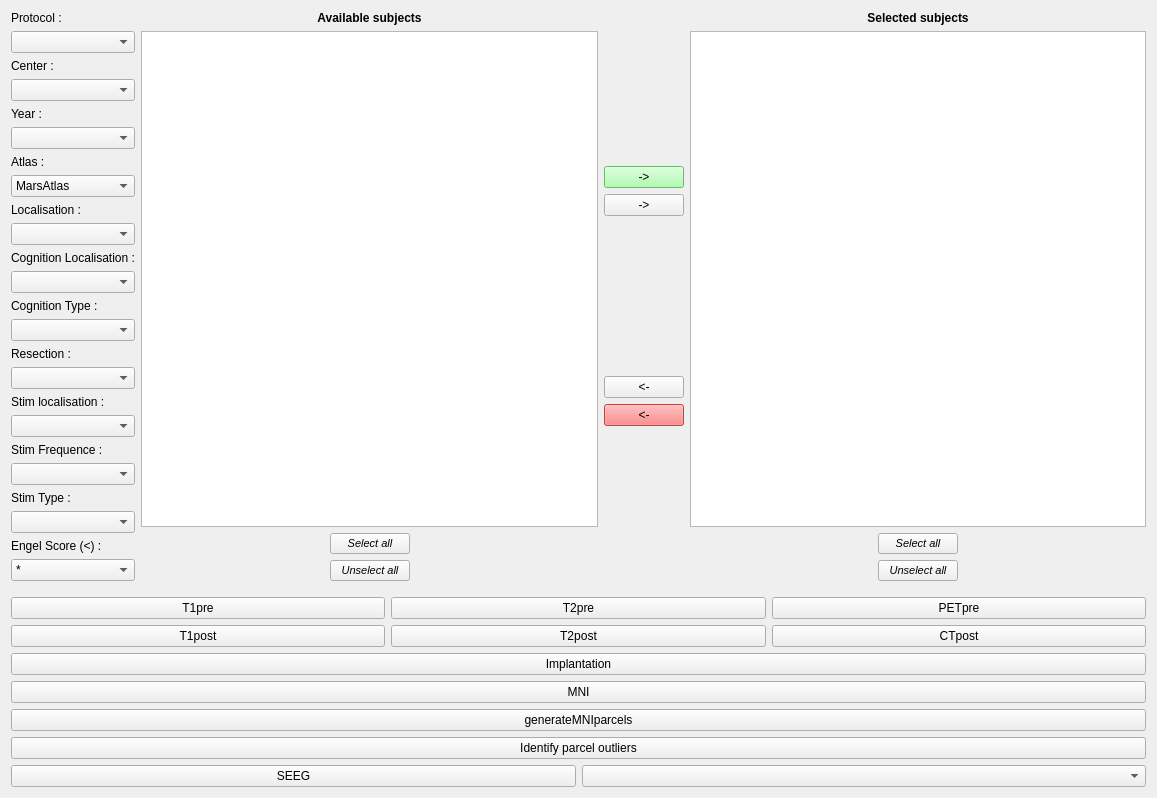
<?xml version="1.0" encoding="UTF-8"?>
<ui version="4.0">
 <class>Form</class>
 <widget class="QWidget" name="Form">
  <property name="geometry">
   <rect>
    <x>0</x>
    <y>0</y>
    <width>1157</width>
    <height>783</height>
   </rect>
  </property>
  <property name="windowTitle">
   <string>Form</string>
  </property>
  <layout class="QVBoxLayout" name="verticalLayout_6">
   <item>
    <layout class="QHBoxLayout" name="horizontalLayout_5">
     <property name="bottomMargin">
      <number>10</number>
     </property>
     <item>
      <layout class="QVBoxLayout" name="verticalLayout_2">
       <property name="sizeConstraint">
        <enum>QLayout::SetNoConstraint</enum>
       </property>
       <item>
        <widget class="QLabel" name="label_3">
         <property name="text">
          <string>Protocol :</string>
         </property>
        </widget>
       </item>
       <item>
        <widget class="QComboBox" name="filterProtocolCombo"/>
       </item>
       <item>
        <widget class="QLabel" name="label_4">
         <property name="text">
          <string>Center :</string>
         </property>
        </widget>
       </item>
       <item>
        <widget class="QComboBox" name="filterSiteCombo"/>
       </item>
       <item>
        <widget class="QLabel" name="label_5">
         <property name="text">
          <string>Year :</string>
         </property>
        </widget>
       </item>
       <item>
        <widget class="QComboBox" name="filterYearCombo"/>
       </item>
       <item>
        <widget class="QLabel" name="label_9">
         <property name="text">
          <string>Atlas :</string>
         </property>
        </widget>
       </item>
       <item>
        <widget class="QComboBox" name="FilterAtlascomboBox">
         <item>
          <property name="text">
           <string>MarsAtlas</string>
          </property>
         </item>
         <item>
          <property name="text">
           <string>Freesurfer</string>
          </property>
         </item>
         <item>
          <property name="text">
           <string>Brodmann</string>
          </property>
         </item>
        </widget>
       </item>
       <item>
        <widget class="QLabel" name="label_6">
         <property name="text">
          <string>Localisation : </string>
         </property>
        </widget>
       </item>
       <item>
        <widget class="QComboBox" name="filterLocaMarsAtlas">
         <property name="sizeAdjustPolicy">
          <enum>QComboBox::AdjustToContents</enum>
         </property>
        </widget>
       </item>
       <item>
        <widget class="QLabel" name="label_7">
         <property name="text">
          <string>Cognition Localisation :</string>
         </property>
        </widget>
       </item>
       <item>
        <widget class="QComboBox" name="filterCognitionLoca"/>
       </item>
       <item>
        <widget class="QLabel" name="label_11">
         <property name="text">
          <string>Cognition Type :</string>
         </property>
        </widget>
       </item>
       <item>
        <widget class="QComboBox" name="filterCognitionType"/>
       </item>
       <item>
        <widget class="QLabel" name="label_8">
         <property name="text">
          <string>Resection :</string>
         </property>
        </widget>
       </item>
       <item>
        <widget class="QComboBox" name="filterResection"/>
       </item>
       <item>
        <widget class="QLabel" name="label_10">
         <property name="text">
          <string>Stim localisation :</string>
         </property>
        </widget>
       </item>
       <item>
        <widget class="QComboBox" name="filterStimulationLoca"/>
       </item>
       <item>
        <widget class="QLabel" name="label_13">
         <property name="text">
          <string>Stim Frequence :</string>
         </property>
        </widget>
       </item>
       <item>
        <widget class="QComboBox" name="filterStimulationFreq"/>
       </item>
       <item>
        <widget class="QLabel" name="label_12">
         <property name="text">
          <string>Stim Type :</string>
         </property>
        </widget>
       </item>
       <item>
        <widget class="QComboBox" name="filterStimulationType"/>
       </item>
       <item>
        <widget class="QLabel" name="label_14">
         <property name="text">
          <string>Engel Score (&lt;) :</string>
         </property>
        </widget>
       </item>
       <item>
        <widget class="QComboBox" name="comboBox">
         <item>
          <property name="text">
           <string>*</string>
          </property>
         </item>
         <item>
          <property name="text">
           <string>Ia</string>
          </property>
         </item>
         <item>
          <property name="text">
           <string>Ib</string>
          </property>
         </item>
         <item>
          <property name="text">
           <string>Ic</string>
          </property>
         </item>
         <item>
          <property name="text">
           <string>Id</string>
          </property>
         </item>
         <item>
          <property name="text">
           <string>IIa</string>
          </property>
         </item>
         <item>
          <property name="text">
           <string>IIb</string>
          </property>
         </item>
         <item>
          <property name="text">
           <string>IIc</string>
          </property>
         </item>
         <item>
          <property name="text">
           <string>IId</string>
          </property>
         </item>
         <item>
          <property name="text">
           <string>IIIa</string>
          </property>
         </item>
         <item>
          <property name="text">
           <string>IIIb</string>
          </property>
         </item>
         <item>
          <property name="text">
           <string>IVa</string>
          </property>
         </item>
         <item>
          <property name="text">
           <string>IVb</string>
          </property>
         </item>
         <item>
          <property name="text">
           <string>IVd</string>
          </property>
         </item>
        </widget>
       </item>
       <item>
        <spacer name="verticalSpacer">
         <property name="orientation">
          <enum>Qt::Vertical</enum>
         </property>
         <property name="sizeHint" stdset="0">
          <size>
           <width>20</width>
           <height>40</height>
          </size>
         </property>
        </spacer>
       </item>
      </layout>
     </item>
     <item>
      <layout class="QVBoxLayout" name="verticalLayout_3">
       <item>
        <widget class="QLabel" name="label">
         <property name="sizePolicy">
          <sizepolicy hsizetype="Preferred" vsizetype="Minimum">
           <horstretch>0</horstretch>
           <verstretch>0</verstretch>
          </sizepolicy>
         </property>
         <property name="text">
          <string>&lt;html&gt;&lt;head/&gt;&lt;body&gt;&lt;p&gt;&lt;span style=&quot; font-weight:600;&quot;&gt;Available subjects&lt;/span&gt;&lt;/p&gt;&lt;/body&gt;&lt;/html&gt;</string>
         </property>
         <property name="textFormat">
          <enum>Qt::RichText</enum>
         </property>
         <property name="alignment">
          <set>Qt::AlignCenter</set>
         </property>
        </widget>
       </item>
       <item>
        <widget class="QListWidget" name="filteredPatientList">
         <property name="sizePolicy">
          <sizepolicy hsizetype="Preferred" vsizetype="Expanding">
           <horstretch>0</horstretch>
           <verstretch>0</verstretch>
          </sizepolicy>
         </property>
         <property name="selectionMode">
          <enum>QAbstractItemView::MultiSelection</enum>
         </property>
        </widget>
       </item>
       <item>
        <layout class="QHBoxLayout" name="horizontalLayout">
         <item>
          <spacer name="horizontalSpacer">
           <property name="orientation">
            <enum>Qt::Horizontal</enum>
           </property>
           <property name="sizeHint" stdset="0">
            <size>
             <width>40</width>
             <height>20</height>
            </size>
           </property>
          </spacer>
         </item>
         <item>
          <widget class="QPushButton" name="patientSelectAllButton">
           <property name="font">
            <font>
             <pointsize>8</pointsize>
             <italic>true</italic>
            </font>
           </property>
           <property name="text">
            <string>Select all</string>
           </property>
          </widget>
         </item>
         <item>
          <spacer name="horizontalSpacer_2">
           <property name="orientation">
            <enum>Qt::Horizontal</enum>
           </property>
           <property name="sizeHint" stdset="0">
            <size>
             <width>40</width>
             <height>20</height>
            </size>
           </property>
          </spacer>
         </item>
        </layout>
       </item>
       <item>
        <layout class="QHBoxLayout" name="horizontalLayout_2">
         <item>
          <spacer name="horizontalSpacer_3">
           <property name="orientation">
            <enum>Qt::Horizontal</enum>
           </property>
           <property name="sizeHint" stdset="0">
            <size>
             <width>40</width>
             <height>20</height>
            </size>
           </property>
          </spacer>
         </item>
         <item>
          <widget class="QPushButton" name="patientDeselectAllButton">
           <property name="font">
            <font>
             <pointsize>8</pointsize>
             <italic>true</italic>
            </font>
           </property>
           <property name="text">
            <string>Unselect all</string>
           </property>
          </widget>
         </item>
         <item>
          <spacer name="horizontalSpacer_4">
           <property name="orientation">
            <enum>Qt::Horizontal</enum>
           </property>
           <property name="sizeHint" stdset="0">
            <size>
             <width>40</width>
             <height>20</height>
            </size>
           </property>
          </spacer>
         </item>
        </layout>
       </item>
      </layout>
     </item>
     <item>
      <layout class="QVBoxLayout" name="verticalLayout">
       <item>
        <spacer name="verticalSpacer_2">
         <property name="orientation">
          <enum>Qt::Vertical</enum>
         </property>
         <property name="sizeHint" stdset="0">
          <size>
           <width>20</width>
           <height>40</height>
          </size>
         </property>
        </spacer>
       </item>
       <item>
        <widget class="QPushButton" name="filterAddGreenPatientButton">
         <property name="toolTip">
          <string>Add green subjects to the selection</string>
         </property>
         <property name="styleSheet">
          <string notr="true">background-color: rgb(150, 255, 150);</string>
         </property>
         <property name="text">
          <string>-&gt;</string>
         </property>
        </widget>
       </item>
       <item>
        <widget class="QPushButton" name="filterAddPatientButton">
         <property name="toolTip">
          <string>Add selected subjects to the selection</string>
         </property>
         <property name="text">
          <string>-&gt;</string>
         </property>
        </widget>
       </item>
       <item>
        <spacer name="verticalSpacer_3">
         <property name="orientation">
          <enum>Qt::Vertical</enum>
         </property>
         <property name="sizeHint" stdset="0">
          <size>
           <width>20</width>
           <height>40</height>
          </size>
         </property>
        </spacer>
       </item>
       <item>
        <widget class="QPushButton" name="filterRemovePatientButton">
         <property name="toolTip">
          <string>Remove selected subject of the selection</string>
         </property>
         <property name="text">
          <string>&lt;-</string>
         </property>
        </widget>
       </item>
       <item>
        <widget class="QPushButton" name="filterRemoveRedPatientButton">
         <property name="toolTip">
          <string>Remove red subjects of the selection</string>
         </property>
         <property name="styleSheet">
          <string notr="true">background-color: rgb(255, 100, 100);</string>
         </property>
         <property name="text">
          <string>&lt;-</string>
         </property>
        </widget>
       </item>
       <item>
        <spacer name="verticalSpacer_4">
         <property name="orientation">
          <enum>Qt::Vertical</enum>
         </property>
         <property name="sizeHint" stdset="0">
          <size>
           <width>20</width>
           <height>40</height>
          </size>
         </property>
        </spacer>
       </item>
      </layout>
     </item>
     <item>
      <layout class="QVBoxLayout" name="verticalLayout_4">
       <item>
        <widget class="QLabel" name="label_2">
         <property name="sizePolicy">
          <sizepolicy hsizetype="Preferred" vsizetype="Minimum">
           <horstretch>0</horstretch>
           <verstretch>0</verstretch>
          </sizepolicy>
         </property>
         <property name="text">
          <string>&lt;html&gt;&lt;head/&gt;&lt;body&gt;&lt;p&gt;&lt;span style=&quot; font-weight:600;&quot;&gt;Selected subjects&lt;/span&gt;&lt;/p&gt;&lt;/body&gt;&lt;/html&gt;</string>
         </property>
         <property name="alignment">
          <set>Qt::AlignCenter</set>
         </property>
        </widget>
       </item>
       <item>
        <widget class="QListWidget" name="selectedPatientList">
         <property name="sizePolicy">
          <sizepolicy hsizetype="Preferred" vsizetype="Expanding">
           <horstretch>0</horstretch>
           <verstretch>0</verstretch>
          </sizepolicy>
         </property>
         <property name="selectionMode">
          <enum>QAbstractItemView::MultiSelection</enum>
         </property>
        </widget>
       </item>
       <item>
        <layout class="QHBoxLayout" name="horizontalLayout_3">
         <item>
          <spacer name="horizontalSpacer_5">
           <property name="orientation">
            <enum>Qt::Horizontal</enum>
           </property>
           <property name="sizeHint" stdset="0">
            <size>
             <width>40</width>
             <height>20</height>
            </size>
           </property>
          </spacer>
         </item>
         <item>
          <widget class="QPushButton" name="selectedSelectAllButton">
           <property name="font">
            <font>
             <pointsize>8</pointsize>
             <italic>true</italic>
            </font>
           </property>
           <property name="text">
            <string>Select all</string>
           </property>
          </widget>
         </item>
         <item>
          <spacer name="horizontalSpacer_6">
           <property name="orientation">
            <enum>Qt::Horizontal</enum>
           </property>
           <property name="sizeHint" stdset="0">
            <size>
             <width>40</width>
             <height>20</height>
            </size>
           </property>
          </spacer>
         </item>
        </layout>
       </item>
       <item>
        <layout class="QHBoxLayout" name="horizontalLayout_4">
         <item>
          <spacer name="horizontalSpacer_7">
           <property name="orientation">
            <enum>Qt::Horizontal</enum>
           </property>
           <property name="sizeHint" stdset="0">
            <size>
             <width>40</width>
             <height>20</height>
            </size>
           </property>
          </spacer>
         </item>
         <item>
          <widget class="QPushButton" name="selectedDeselectAllButton">
           <property name="font">
            <font>
             <pointsize>8</pointsize>
             <italic>true</italic>
            </font>
           </property>
           <property name="text">
            <string>Unselect all</string>
           </property>
          </widget>
         </item>
         <item>
          <spacer name="horizontalSpacer_8">
           <property name="orientation">
            <enum>Qt::Horizontal</enum>
           </property>
           <property name="sizeHint" stdset="0">
            <size>
             <width>40</width>
             <height>20</height>
            </size>
           </property>
          </spacer>
         </item>
        </layout>
       </item>
      </layout>
     </item>
    </layout>
   </item>
   <item>
    <layout class="QHBoxLayout" name="horizontalLayout_7">
     <item>
      <layout class="QVBoxLayout" name="verticalLayout_5">
       <item>
        <layout class="QGridLayout" name="gridLayout">
         <item row="0" column="0">
          <widget class="QPushButton" name="t1preButton">
           <property name="toolTip">
            <string>Montrer pour quels patients la T1pre est disponible</string>
           </property>
           <property name="text">
            <string>T1pre</string>
           </property>
           <property name="checkable">
            <bool>false</bool>
           </property>
          </widget>
         </item>
         <item row="0" column="1">
          <widget class="QPushButton" name="t2preButton">
           <property name="toolTip">
            <string>Montrer pour quels patients la T2pre est disponible</string>
           </property>
           <property name="text">
            <string>T2pre</string>
           </property>
           <property name="checkable">
            <bool>false</bool>
           </property>
          </widget>
         </item>
         <item row="0" column="2">
          <widget class="QPushButton" name="petpreButton">
           <property name="toolTip">
            <string>Montrer pour quels patients la PETpre est disponible</string>
           </property>
           <property name="text">
            <string>PETpre</string>
           </property>
           <property name="checkable">
            <bool>false</bool>
           </property>
          </widget>
         </item>
         <item row="1" column="0">
          <widget class="QPushButton" name="t1postButton">
           <property name="toolTip">
            <string>Montrer pour quels patients la T1post est disponible</string>
           </property>
           <property name="text">
            <string>T1post</string>
           </property>
           <property name="checkable">
            <bool>false</bool>
           </property>
          </widget>
         </item>
         <item row="1" column="1">
          <widget class="QPushButton" name="t2postButton">
           <property name="toolTip">
            <string>Montrer pour quels patients la T2post est disponible</string>
           </property>
           <property name="text">
            <string>T2post</string>
           </property>
           <property name="checkable">
            <bool>false</bool>
           </property>
          </widget>
         </item>
         <item row="1" column="2">
          <widget class="QPushButton" name="ctpostButton">
           <property name="toolTip">
            <string>Montrer pour quels patients la CTpost est disponible</string>
           </property>
           <property name="text">
            <string>CTpost</string>
           </property>
           <property name="checkable">
            <bool>false</bool>
           </property>
          </widget>
         </item>
        </layout>
       </item>
       <item>
        <widget class="QPushButton" name="implantationButton">
         <property name="toolTip">
          <string>Montrer pour quels patients l'implantation des électrodes est disponible</string>
         </property>
         <property name="text">
          <string>Implantation</string>
         </property>
         <property name="checkable">
          <bool>false</bool>
         </property>
        </widget>
       </item>
       <item>
        <widget class="QPushButton" name="mniButton">
         <property name="toolTip">
          <string>Montrer pour quels patients le référentiel MNI est disponible</string>
         </property>
         <property name="text">
          <string>MNI</string>
         </property>
        </widget>
       </item>
       <item>
        <widget class="QPushButton" name="mniParcelsButton">
         <property name="text">
          <string>generateMNIparcels</string>
         </property>
        </widget>
       </item>
       <item>
        <widget class="QPushButton" name="pushButtonOutliers">
         <property name="text">
          <string>Identify parcel outliers</string>
         </property>
        </widget>
       </item>
       <item>
        <layout class="QHBoxLayout" name="horizontalLayout_6">
         <item>
          <widget class="QPushButton" name="seegButton">
           <property name="toolTip">
            <string>Montrer pour quels patients la manip SEEG sélectionnée est disponible</string>
           </property>
           <property name="text">
            <string>SEEG</string>
           </property>
           <property name="checkable">
            <bool>false</bool>
           </property>
          </widget>
         </item>
         <item>
          <widget class="QComboBox" name="seegManipCombo">
           <property name="toolTip">
            <string>manip SEEG</string>
           </property>
          </widget>
         </item>
        </layout>
       </item>
      </layout>
     </item>
    </layout>
   </item>
  </layout>
 </widget>
 <resources/>
 <connections/>
</ui>
